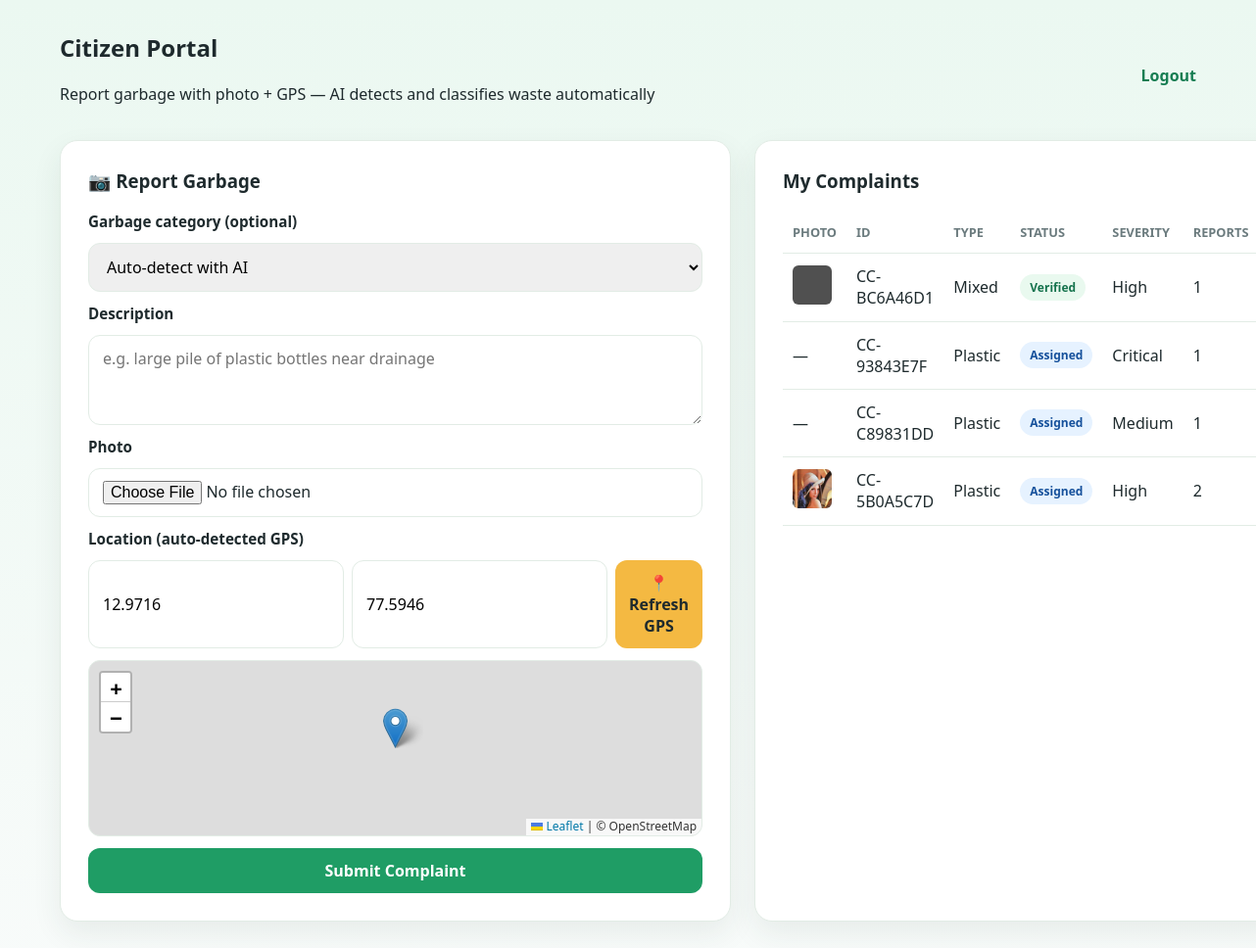
The app's page /citizen (signed in) with its own data.
### tables this page shows
CREATE TABLE complaints (
            id INTEGER PRIMARY KEY AUTOINCREMENT,
            complaint_id TEXT UNIQUE NOT NULL,
            user_id INTEGER NOT NULL,
            image_url TEXT,
            latitude REAL NOT NULL,
            longitude REAL NOT NULL,
            waste_type TEXT,
            severity TEXT,
            status TEXT NOT NULL DEFAULT 'Pending',
            created_at TEXT NOT NULL,
            collector_id INTEGER,
            before_image TEXT,
            after_image TEXT,
            verified INTEGER DEFAULT 0,
            duplicate_of TEXT,
            report_count INTEGER DEFAULT 1,
            priority_score REAL DEFAULT 0.5,
            ai_confidence REAL,
            description TEXT
        );

### clean_city_ai/app.py (the view)
@app.get("/citizen", response_class=HTMLResponse)
async def citizen_dashboard(request: Request):
    user = _require_role(request, "citizen")
    if not user:
        return RedirectResponse(url="/", status_code=303)
    complaints = get_complaints_for_citizen(user["id"])
    return templates.TemplateResponse(
        request=request,
        name="citizen.html",
        context={"complaints": complaints, "user": user},
    )

### templates/citizen.html (shortened to what this page needs)
{% extends "base.html" %}
{% block head %}
<link rel="stylesheet" href="https://unpkg.com/leaflet@1.9.4/dist/leaflet.css" />
{% endblock %}
{% block content %}
<div class="page-shell">
  <header class="topbar">
    <div>
      <h2>Citizen Portal</h2>
      <p>Report garbage with photo + GPS — AI detects and classifies waste automatically</p>
    </div>
    <a href="/logout" class="link-btn">Logout</a>
  </header>
  <div class="layout-grid">
    <section class="card">
      <h3>📷 Report Garbage</h3>
      <form action="/report" method="post" class="report-form" enctype="multipart/form-data">
        <label>Garbage category (optional)</label>
        <select name="waste_type">
          <option value="">Auto-detect with AI</option>
        </select>
        <label>Description</label>
        <textarea name="description" rows="3" placeholder="e.g. large pile of plastic bottles near drainage"></textarea>
        <label>Photo</label>
        <input type="file" name="photo" id="photo" accept="image/*" capture="environment" onchange="previewPhoto(event)" />
        <label>Location (auto-detected GPS)</label>
        <div class="gps-row">
          <input type="number" step="0.000001" name="latitude" id="latitude" value="12.9716" required />
          <input type="number" step="0.000001" name="longitude" id="longitude" value="77.5946" required />
          <button type="button" class="secondary" onclick="captureGPS()">📍 Refresh GPS</button>
        </div>
        <div id="citizen-map" class="mini-map"></div>
        <button type="submit">Submit Complaint</button>
      </form>
    </section>
    <section class="card">
      <h3>My Complaints</h3>
      <table>
        <thead>
          <tr>
            <th>Photo</th>
            <th>ID</th>
            <th>Type</th>
            <th>Status</th>
            <th>Severity</th>
            <th>Reports</th>
          </tr>
        </thead>
        <tbody>
          {% for item in complaints %}
          <tr>
            <td class="photo-cell">
              {% if item.image_url %}
              <img src="{{ item.image_url }}" alt="Report photo" />
              {% else %}—{% endif %}
            </td>
            <td>{{ item.complaint_id }}</td>
            <td>{{ item.waste_type }}</td>
            <td><span class="status status-{{ item.status | lower | replace(' ', '-') }}">{{ item.status }}</span></td>
            <td>{{ item.severity }}</td>
            <td>{{ item.report_count or 1 }}</td>
          </tr>
          {% else %}
          <tr><td colspan="6" class="empty">No complaints yet. Report garbage above!</td></tr>
          {% endfor %}
        </tbody>
      </table>
    </section>
  </div>
</div>
{% endblock %}

### templates/base.html (shortened to what this page needs)
<!DOCTYPE html>
<html lang="en">
  <head>
    <link rel="stylesheet" href="/static/styles.css" />
    {% block head %}{% endblock %}
  </head>
  <body>
    {% block content %}{% endblock %}
  </body>
</html>

### static/styles.css (style rules this page uses)
:root { --bg: #f3f8f4; --card: #ffffff; --primary: #1f9d65; --primary-dark: #167d52; --secondary: #f4b942; --danger: #d65b52; --text: #1e2a2d; --muted: #6b7b7e; --border: #e2ece5; }
* { box-sizing: border-box; font-family: "Segoe UI", Arial, sans-serif; }
body { margin: 0; background: linear-gradient(180deg, #ebf8f1 0%, #f8fbfa 100%); color: var(--text); }
.page-shell { max-width: 1200px; margin: 0 auto; padding: 32px 20px 60px; }
.card { background: var(--card); border: 1px solid var(--border); border-radius: 18px; box-shadow: 0 12px 30px rgba(36, 58, 49, 0.08); padding: 28px; }
h1, h2, h3, h4, p { margin-top: 0; }
form { display: flex; flex-direction: column; gap: 12px; }
label { font-weight: 600; font-size: 0.95rem; }
input, select, textarea, button { border-radius: 12px; border: 1px solid var(--border); padding: 12px 14px; font-size: 1rem; }
button { background: var(--primary); color: white; border: none; font-weight: 700; cursor: pointer; transition: 0.2s ease; }
button.secondary { background: var(--secondary); color: var(--text); }
.topbar { display: flex; justify-content: space-between; align-items: center; margin-bottom: 20px; }
.link-btn { color: var(--primary-dark); text-decoration: none; font-weight: 700; }
.layout-grid { display: grid; grid-template-columns: 1.1fr 1.4fr; gap: 24px; }
.status { display: inline-block; border-radius: 999px; padding: 5px 10px; font-size: 0.75rem; font-weight: 700; }
.status-assigned, .status-in-progress { background: #e6f2ff; color: #15509b; }
.status-cleaned, .status-verified { background: #e9f9ef; color: #15734d; }
.mini-map { height: 180px; border-radius: 12px; border: 1px solid var(--border); }
.gps-row { display: grid; grid-template-columns: 1fr 1fr auto; gap: 8px; }
.photo-cell img { width: 40px; height: 40px; object-fit: cover; border-radius: 6px; }
table { width: 100%; border-collapse: collapse; margin-top: 12px; }
th, td { text-align: left; padding: 12px 10px; border-bottom: 1px solid var(--border); }
th { color: var(--muted); font-size: 0.8rem; text-transform: uppercase; }

### records on screen
complaints: image_url (picture), complaint_id "CC-BC6A46D1", waste_type "Mixed", status "Verified", severity "High", report_count "1"
complaints: complaint_id "CC-93843E7F", waste_type "Plastic", status "Assigned", severity "Critical", report_count "1"
complaints: complaint_id "CC-C89831DD", waste_type "Plastic", status "Assigned", severity "Medium", report_count "1"
complaints: image_url (picture), complaint_id "CC-5B0A5C7D", waste_type "Plastic", status "Assigned", severity "High", report_count "2"
